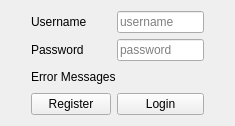
<?xml version="1.0" encoding="UTF-8"?>
<ui version="4.0">
 <class>login</class>
 <widget class="QWidget" name="login">
  <property name="geometry">
   <rect>
    <x>0</x>
    <y>0</y>
    <width>235</width>
    <height>117</height>
   </rect>
  </property>
  <property name="windowTitle">
   <string>Login</string>
  </property>
  <layout class="QGridLayout" name="gridLayout">
   <item row="5" column="1">
    <spacer name="verticalSpacer_2">
     <property name="orientation">
      <enum>Qt::Vertical</enum>
     </property>
     <property name="sizeHint" stdset="0">
      <size>
       <width>20</width>
       <height>40</height>
      </size>
     </property>
    </spacer>
   </item>
   <item row="3" column="1" colspan="2">
    <widget class="QLabel" name="emsg">
     <property name="text">
      <string>Error Messages</string>
     </property>
    </widget>
   </item>
   <item row="1" column="2">
    <widget class="QLineEdit" name="user">
     <property name="placeholderText">
      <string>username</string>
     </property>
    </widget>
   </item>
   <item row="0" column="2">
    <spacer name="verticalSpacer">
     <property name="orientation">
      <enum>Qt::Vertical</enum>
     </property>
     <property name="sizeHint" stdset="0">
      <size>
       <width>20</width>
       <height>40</height>
      </size>
     </property>
    </spacer>
   </item>
   <item row="1" column="1">
    <widget class="QLabel" name="label">
     <property name="text">
      <string>Username</string>
     </property>
    </widget>
   </item>
   <item row="4" column="3">
    <spacer name="horizontalSpacer_8">
     <property name="orientation">
      <enum>Qt::Horizontal</enum>
     </property>
     <property name="sizeHint" stdset="0">
      <size>
       <width>40</width>
       <height>20</height>
      </size>
     </property>
    </spacer>
   </item>
   <item row="2" column="2">
    <widget class="QLineEdit" name="pwd">
     <property name="echoMode">
      <enum>QLineEdit::Password</enum>
     </property>
     <property name="placeholderText">
      <string>password</string>
     </property>
    </widget>
   </item>
   <item row="5" column="2">
    <spacer name="verticalSpacer_3">
     <property name="orientation">
      <enum>Qt::Vertical</enum>
     </property>
     <property name="sizeHint" stdset="0">
      <size>
       <width>20</width>
       <height>40</height>
      </size>
     </property>
    </spacer>
   </item>
   <item row="3" column="0">
    <spacer name="horizontalSpacer_5">
     <property name="orientation">
      <enum>Qt::Horizontal</enum>
     </property>
     <property name="sizeHint" stdset="0">
      <size>
       <width>40</width>
       <height>20</height>
      </size>
     </property>
    </spacer>
   </item>
   <item row="3" column="3">
    <spacer name="horizontalSpacer_6">
     <property name="orientation">
      <enum>Qt::Horizontal</enum>
     </property>
     <property name="sizeHint" stdset="0">
      <size>
       <width>40</width>
       <height>20</height>
      </size>
     </property>
    </spacer>
   </item>
   <item row="2" column="3">
    <spacer name="horizontalSpacer_4">
     <property name="orientation">
      <enum>Qt::Horizontal</enum>
     </property>
     <property name="sizeHint" stdset="0">
      <size>
       <width>40</width>
       <height>20</height>
      </size>
     </property>
    </spacer>
   </item>
   <item row="1" column="3">
    <spacer name="horizontalSpacer_2">
     <property name="orientation">
      <enum>Qt::Horizontal</enum>
     </property>
     <property name="sizeHint" stdset="0">
      <size>
       <width>40</width>
       <height>20</height>
      </size>
     </property>
    </spacer>
   </item>
   <item row="4" column="0">
    <spacer name="horizontalSpacer_7">
     <property name="orientation">
      <enum>Qt::Horizontal</enum>
     </property>
     <property name="sizeHint" stdset="0">
      <size>
       <width>40</width>
       <height>20</height>
      </size>
     </property>
    </spacer>
   </item>
   <item row="2" column="0">
    <spacer name="horizontalSpacer_3">
     <property name="orientation">
      <enum>Qt::Horizontal</enum>
     </property>
     <property name="sizeHint" stdset="0">
      <size>
       <width>40</width>
       <height>20</height>
      </size>
     </property>
    </spacer>
   </item>
   <item row="4" column="2">
    <widget class="QPushButton" name="logi">
     <property name="text">
      <string>Login</string>
     </property>
    </widget>
   </item>
   <item row="1" column="0">
    <spacer name="horizontalSpacer">
     <property name="orientation">
      <enum>Qt::Horizontal</enum>
     </property>
     <property name="sizeHint" stdset="0">
      <size>
       <width>40</width>
       <height>20</height>
      </size>
     </property>
    </spacer>
   </item>
   <item row="2" column="1">
    <widget class="QLabel" name="label_2">
     <property name="text">
      <string>Password</string>
     </property>
    </widget>
   </item>
   <item row="4" column="1">
    <widget class="QPushButton" name="reg">
     <property name="text">
      <string>Register</string>
     </property>
    </widget>
   </item>
  </layout>
 </widget>
 <resources/>
 <connections/>
</ui>
